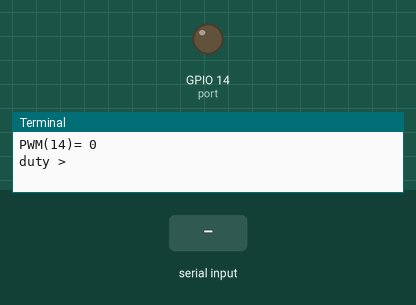
Recording of a program running on a simulated Raspberry Pi (BCM pin numbers). Parts: output pins drawn as LEDs (lit = HIGH), the last lines printed to the terminal. Inputs (shaded band) come from the test bench.

Above: at 1.2 s.
1.3 s: "5" typed at the terminal, then Enter
At 1.6 s:
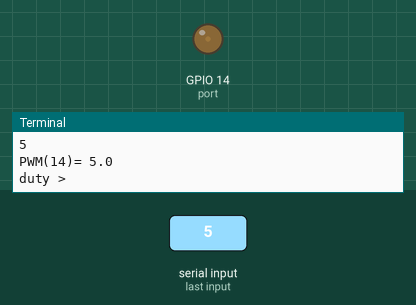
2.8 s: "90" typed at the terminal, then Enter
At 4.0 s:
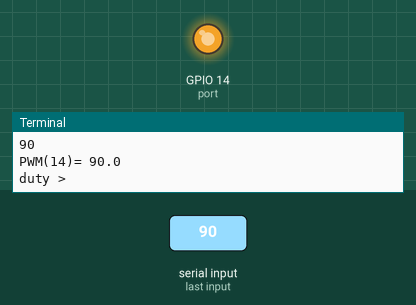
Timing chart, 0 to 5.8 s (numbered marks = the images above; inputs shaded):
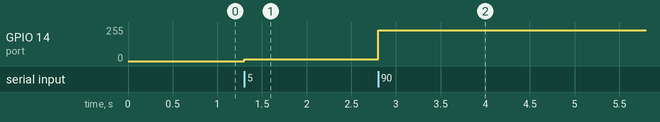

The program:

pwm_tester.py
```python
#!/usr/bin/env python3

###############################################################################
# pwm_tester
#
#                        Copyright (c) 2021 Wataru KUNINO https://bokunimo.net/
###############################################################################

# キーボードから0⏎〜100⏎を入力すると入力に応じたディーティ比でPWMを出力します。
# 終了するには[Ctrl]キーを押しながら[C]を押してください。

port = 14                                       # GPIO ポート番号=14 (8番ピン)

from RPi import GPIO                            # GPIOモジュールの取得
GPIO.setmode(GPIO.BCM)                          # ポート番号の指定方法の設定
GPIO.setup(port, GPIO.OUT)                      # ポートportのGPIOを出力に設定
pwm = GPIO.PWM(port, 50)                        # 50Hzを設定
pwm.start(0)                                    # PWM出力 0% (Lレベル)

duty = 0                                        # PWM制御値(Duty比) 0～100
try:                                            # キー割り込みの監視を開始
    while True:                                 # 繰り返し処理
        print('PWM('+str(port)+')=', str(duty)) # ポート番号と変数dutyの値を表示
        pwm.ChangeDutyCycle(duty)               # 変数dutyの値をGPIO出力
        print('duty',end=' > ');                # キーボード入力待ち表示
        val_s =input()                          # キーボードから入力
        try:
            val = float(val_s)                  # 数値に変換してvalに代入
        except ValueError:
            continue
        if val >= 0 and val <= 100:             # 0〜100の範囲内のとき
            duty = val

except (KeyboardInterrupt,EOFError):            # キー割り込み発生時
    print('\nKeyboardInterrupt')                # キーボード割り込み表示
    GPIO.cleanup(port)                          # GPIOを未使用状態に戻す
    exit()                                      # 終了

'''
pi@raspberrypi:~ $ git clone https://bokunimo.net/git/raspifan ⏎
　～～～～～～～～～～～～～～～～～～(省略)～～～～～～～～～～～～～～～～～
pi@raspberrypi:~ $ cd raspifan ⏎
pi@raspberrypi:~/raspifan $ ./pwm_tester.py ⏎
PWM(14)= 0
fan > 20 ⏎
PWM(14)= 20
fan > 100 ⏎
PWM(14)= 100
fan > ^C
KeyboardInterrupt
pi@raspberrypi:~/raspifan $
'''
```

Measured:
- after the input at 1.3 s, GPIO 14 (port): 0/255 → 13/255 at once
- after the input at 2.8 s, GPIO 14 (port): 13/255 → 230/255 at once
